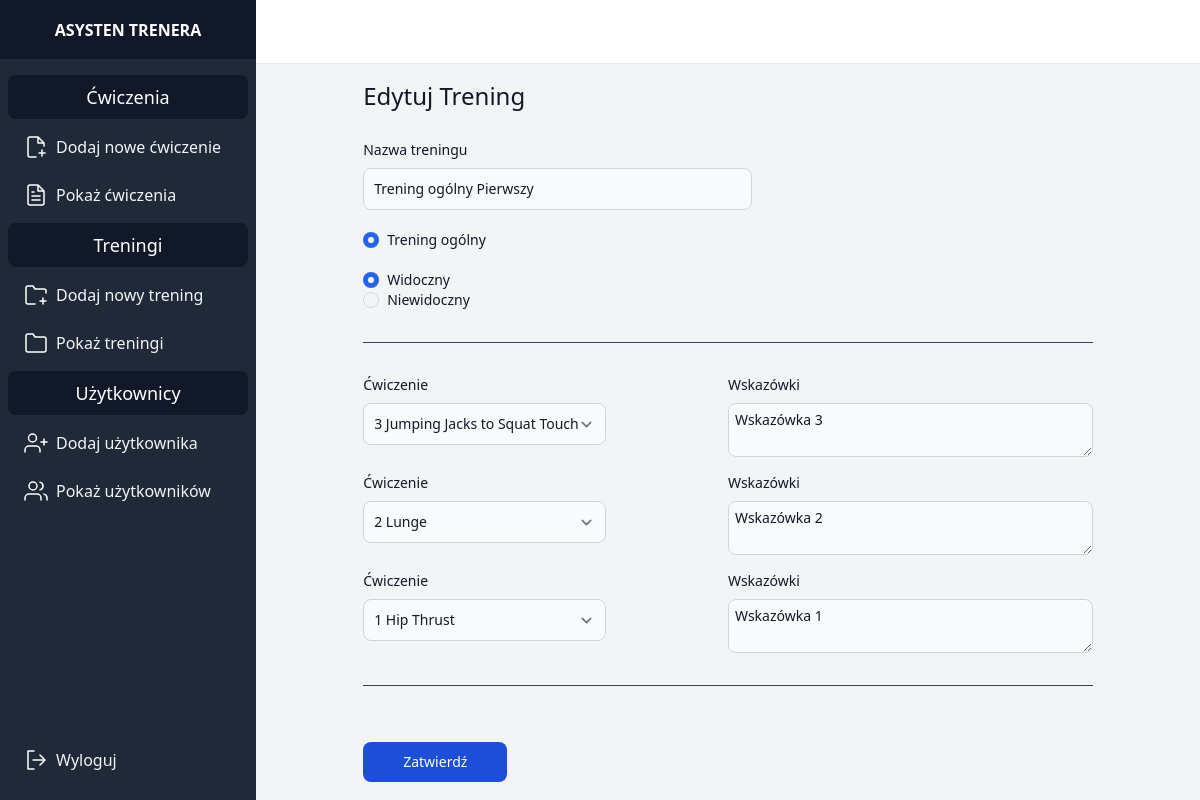
The app's page /training/general/edit/1 (signed in), older data.
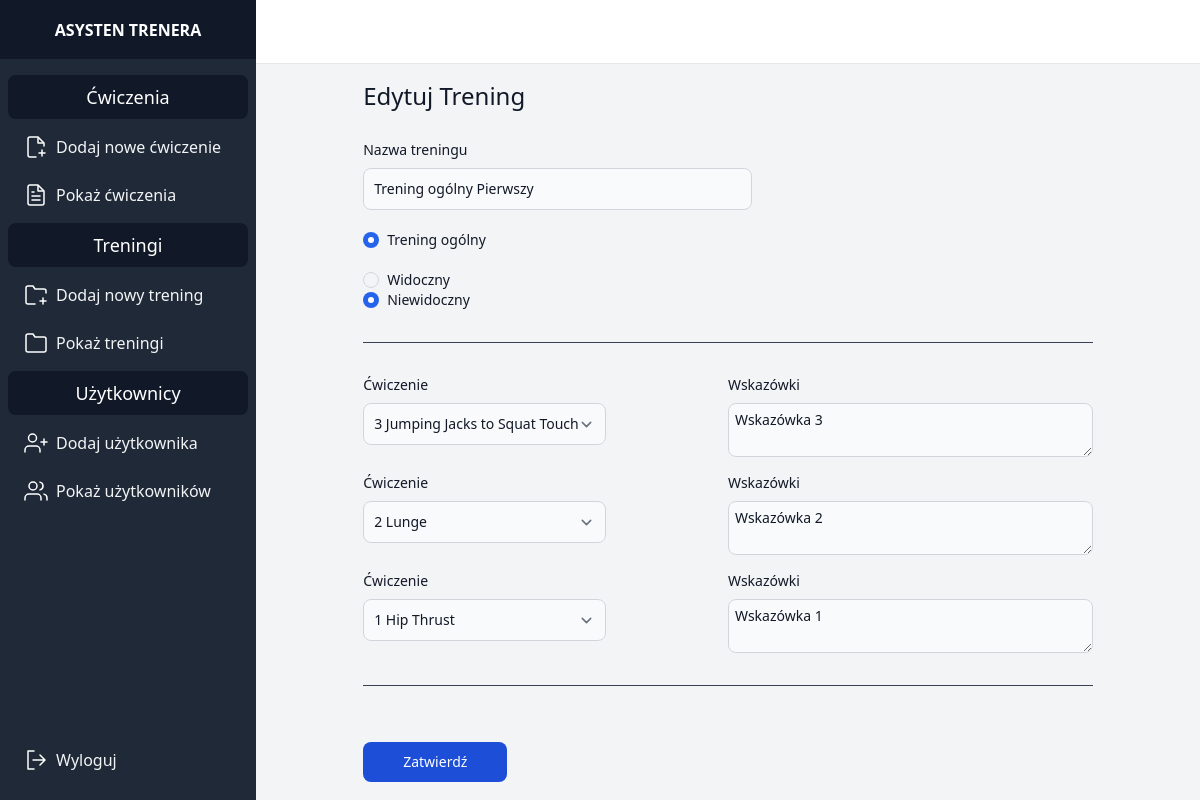
The same page, newer data.
### trener/models.py (models this page shows, shortened)
class GeneralWorkout(models.Model):
    id = models.AutoField(primary_key=True)
    title = models.CharField(max_length=100)
    exercises = models.ManyToManyField('Exercise', through='WorkoutExercise')
    visibility = models.BooleanField()

### trener/views.py (the view, shortened to what this page needs)
# urls.py: path('training/general/edit/<id>', views.edit_general_training, name='edit_general_training'),
@login_required
@csrf_protect
def edit_general_training(request, id):
    training = get_object_or_404(GeneralWorkout, id=id)
    workout_exercises = WorkoutExercise.objects.filter(general_workout_id=id)
    exercises = Exercise.objects.all()
    return render(request, 'edit_training.html', {'training': training, 'workout_exercises': workout_exercises, 'exercises': exercises})

### trener_style/templates/edit_training.html (shortened to what the changed rows need)
{% extends 'base.html' %}
{% load static %}
{% block content %}
    <form class="mx-auto mb-2 w-4/5 items-center" method="post" enctype="multipart/form-data">
        <div class="flex-1 w-2/3">
            <div class="mb-5 w-4/5">
                <label for="id_title" class="block mb-2 text-sm font-medium text-gray-900">Nazwa treningu</label>
                <input name="title" class="w-full bg-gray-50 border border-gray-300 text-gray-900 text-sm rounded-lg focus:ring-blue-500 focus:border-blue-500 block p-2.5" value="{{ training.title }}">
            </div>
            <div class="mb-5 w-4/5">
                <div class="flex items-center">
                    <input {% if training.visibility %} checked {% endif %} id="visible-yes-radio" type="radio" value="yes" name="visible-radio" class="w-4 h-4 text-blue-600 bg-gray-100 border-gray-300 focus:ring-blue-500 focus:ring-2">
                    <label for="visible-yes-radio" class="ms-2 text-sm font-medium text-gray-900">Widoczny</label>
                </div>
                <div class="flex items-center">
                    <input {% if not training.visibility %} checked {% endif %} id="visible-no-radio" type="radio" value="no" name="visible-radio" class="w-4 h-4 text-blue-600 bg-gray-100 border-gray-300 focus:ring-blue-500 focus:ring-2">
                    <label for="visible-no-radio" class="ms-2 text-sm font-medium text-gray-900">Niewidoczny</label>
                </div>
            </div>
        </div>
    </form>
{% endblock %}

Row changes from the older to the newer data that the page shows:
changed GeneralWorkout "Trening ogólny Pierwszy": visibility "☑ Widoczny" → "☐ Widoczny"; visibility "☐ Niewidoczny" → "☑ Niewidoczny"
